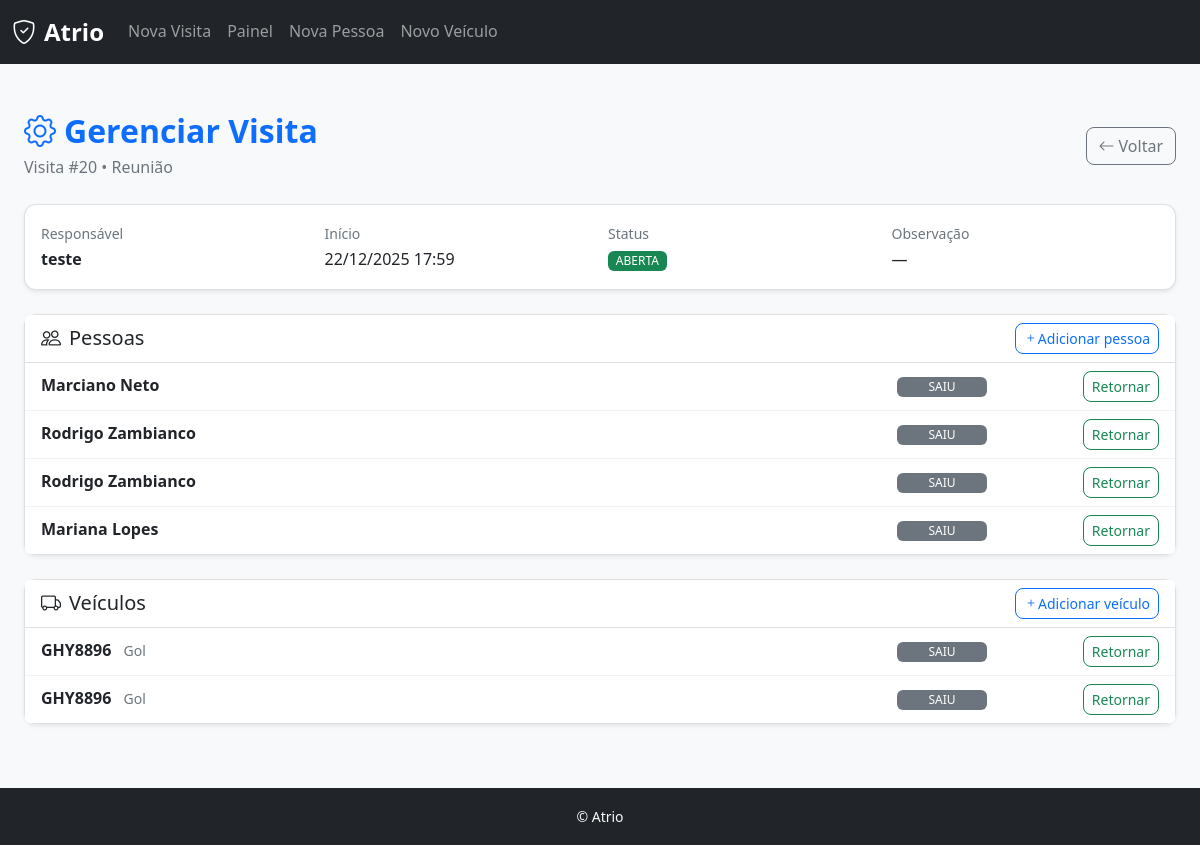
The page /visitas/20/ (signed in) on the database its author committed.
### apps/visitas/models.py (models this page shows, shortened)
class GrupoVisita(models.Model):
    data_entrada = models.DateTimeField(auto_now_add=True)
    data_saida = models.DateTimeField(blank=True, null=True)
    autorizado_por = models.CharField(max_length=200, blank=True, null=True)
    motivo = models.CharField(max_length=200, blank=True, null=True)
    observacao = models.TextField(blank=True, null=True)

class VisitaPessoa(models.Model):
    grupo = models.ForeignKey(
        GrupoVisita,
        on_delete=models.CASCADE,
        related_name="pessoas"
    )
    pessoa = models.ForeignKey(
        "pessoas.Pessoa",
        on_delete=models.CASCADE
    )
    data_entrada = models.DateTimeField(auto_now_add=True)
    data_saida = models.DateTimeField(blank=True, null=True)

class VisitaVeiculo(models.Model):
    grupo = models.ForeignKey(
        GrupoVisita,
        on_delete=models.CASCADE,
        related_name="veiculos"
    )
    veiculo = models.ForeignKey(
        "veiculos.Veiculo",
        on_delete=models.CASCADE
    )
    data_entrada = models.DateTimeField(auto_now_add=True)
    data_saida = models.DateTimeField(blank=True, null=True)

### apps/pessoas/models.py (models this page shows, shortened)
class Pessoa(models.Model):
    TIPO_CHOICES = [
        ("visitante", "Visitante"),
        ("funcionario", "Funcionário"),
        ("motorista", "Motorista"),
    ]
    nome = models.CharField(max_length=200)
    empresa = models.CharField(max_length=200, blank=True, null=True)
    tipo = models.CharField(max_length=20, choices=TIPO_CHOICES, blank=True, null=True)
    observacao = models.TextField(blank=True, null=True)
    criado_em = models.DateTimeField(auto_now_add=True)
    class Meta:
        app_label = "pessoas"

### apps/veiculos/models.py (models this page shows, shortened)
class Veiculo(models.Model):
    placa = models.CharField(max_length=7, unique=True)
    modelo = models.CharField(max_length=100, blank=True, null=True)
    cor = models.CharField(max_length=50, blank=True, null=True)
    empresa = models.CharField(max_length=200, blank=True, null=True)
    tipo = models.CharField(max_length=50, blank=True, null=True)
    observacao = models.TextField(blank=True, null=True)
    criado_em = models.DateTimeField(auto_now_add=True)
    class Meta:
        app_label = "veiculos"

### apps/ui/views.py (the view)
# urls.py: path('visitas/<int:id>/', views.gerenciar_visita, name='gerenciar_visita'),
@login_required
def gerenciar_visita(request, id):
    visita = get_object_or_404(GrupoVisita, pk=id)
    pessoas = VisitaPessoa.objects.filter(grupo=visita).select_related("pessoa")
    veiculos = VisitaVeiculo.objects.filter(grupo=visita).select_related("veiculo")
    return render(request, "ui/gerenciar_visita.html", {
        "visita": visita,
        "pessoas": pessoas,
        "veiculos": veiculos,
    })

### apps/ui/templates/ui/gerenciar_visita.html (shortened to what this page needs)
{% extends "ui/base.html" %}
{% load static %}
{% block content %}
<div class="container-fluid py-4">
  <div class="d-flex justify-content-between align-items-center mb-4">
    <div>
      <h2 class="fw-bold text-primary mb-1">
        <i class="bi bi-gear me-2"></i>Gerenciar Visita
      </h2>
      <p class="text-muted mb-0">
        Visita #{{ visita.id }} • {{ visita.motivo }}
      </p>
    </div>
    <div class="d-flex gap-2">
      <a href="{% url 'ui:visitas' %}" class="btn btn-outline-secondary" id="btnVoltarVisitas" data-default-url="{% url 'ui:visitas' %}">
        <i class="bi bi-arrow-left me-1"></i>Voltar
      </a>
    </div>
  </div>
  <div class="card mb-4">
    <div class="card-body">
      <div class="row g-3">
        <div class="col-md-3">
          <small class="text-muted">Responsável</small>
          <div class="fw-semibold">{{ visita.autorizado_por }}</div>
        </div>
        <div class="col-md-3">
          <small class="text-muted">Início</small>
          <div>{{ visita.data_entrada|date:"d/m/Y H:i" }}</div>
        </div>
        <div class="col-md-3">
          <small class="text-muted">Status</small><br>
          <span class="badge bg-success">ABERTA</span>
        </div>
        <div class="col-md-3">
          <small class="text-muted">Observação</small>
          <div>{{ visita.observacao|default:"—" }}</div>
        </div>
      </div>
    </div>
  </div>
  <div class="card mb-4">
    <div class="card-header d-flex justify-content-between align-items-center">
      <h5 class="mb-0">
        <i class="bi bi-people me-2"></i>Pessoas
      </h5>
      <button
        class="btn btn-sm btn-outline-primary"
        onclick="mostrarBuscaPessoa()">
        <i class="bi bi-plus"></i>Adicionar pessoa
      </button>
    </div>
    <ul class="list-group list-group-flush">
      {% for p in pessoas %}
        <li class="list-group-item">
          <div class="linha-visita">
            <div class="col-nome">
              <strong>{{ p.pessoa.nome }}</strong>
            </div>
            <div>
              {% if p.data_saida %}
                <span class="badge bg-secondary status-badge">SAIU</span>
              {% else %}
                <span class="badge bg-success status-badge">DENTRO</span>
              {% endif %}
            </div>
            <div class="col-acao">
              {% if p.data_saida %}
                <button class="btn btn-sm btn-outline-success"
                        onclick="registrarEntradaPessoa({{ p.id }})">
                  Retornar
                </button>
              {% else %}
                <button class="btn btn-sm btn-outline-danger"
                        onclick="registrarSaidaPessoa({{ p.id }})">
                  Registrar saída
                </button>
              {% endif %}
            </div>
          </div>
        </li>
      {% endfor %}
    </ul>
  </div>
  <div class="card">
    <div class="card-header d-flex justify-content-between align-items-center">
      <h5 class="mb-0">
        <i class="bi bi-truck me-2"></i>Veículos
      </h5>
      <button
        class="btn btn-sm btn-outline-primary"
        onclick="mostrarBuscaVeiculo()">
        <i class="bi bi-plus"></i>Adicionar veículo
      </button>
    </div>
    <ul class="list-group list-group-flush">
      {% for v in veiculos %}
        <li class="list-group-item">
          <div class="linha-visita">
            <div class="col-nome">
              <strong>{{ v.veiculo.placa }}</strong>
              <small class="text-muted ms-2">{{ v.veiculo.modelo }}</small>
            </div>
            <div>
              {% if v.data_saida %}
                <span class="badge bg-secondary status-badge">SAIU</span>
              {% else %}
                <span class="badge bg-success status-badge">DENTRO</span>
              {% endif %}
            </div>
            <div class="col-acao">
              {% if v.data_saida %}
                <button class="btn btn-sm btn-outline-success"
                        onclick="registrarEntradaVeiculo({{ v.id }})">
                  Retornar
                </button>
              {% else %}
                <button class="btn btn-sm btn-outline-danger"
                        onclick="registrarSaidaVeiculo({{ v.id }})">
                  Registrar saída
                </button>
              {% endif %}
            </div>
          </div>
        </li>
      {% endfor %}
    </ul>
  </div>
</div>
{% endblock %}

### apps/ui/static/css/estilos.css (style rules this page uses)
:root { --primary-color: #0d6efd; --secondary-color: #6c757d; --success-color: #198754; --warning-color: #ffc107; --danger-color: #dc3545; --light-color: #f8f9fa; --dark-color: #212529; --border-radius: 0.75rem; --box-shadow: 0 2px 4px rgba(0,0,0,0.08); --box-shadow-hover: 0 4px 8px rgba(0,0,0,0.12); }
body { background-color: var(--light-color); font-family: 'Segoe UI', Tahoma, Geneva, Verdana, sans-serif; line-height: 1.6; }
.card { border-radius: var(--border-radius); box-shadow: var(--box-shadow); border: 1px solid rgba(0,0,0,.125); margin-bottom: 1rem; transition: all 0.2s ease; }
.card-header { background: #fff; font-weight: 600; border-bottom: 1px solid rgba(0,0,0,.125); }
.btn { border-radius: 0.5rem; font-weight: 500; transition: all 0.2s ease; }
.badge { font-weight: 500; padding: 0.35em 0.65em; }
.list-group-item { border: none; border-bottom: 1px solid #f1f1f1; transition: background-color 0.2s ease; }
.list-group-item:last-child { border-bottom: none; }
.text-muted { color: #6c757d !important; }

### apps/ui/templates/ui/gerenciar_visita.html (style rules this page uses)
.linha-visita { display: grid; grid-template-columns: 1fr 90px 160px; align-items: center; column-gap: 12px; }
.col-nome { min-width: 0; white-space: nowrap; overflow: hidden; text-overflow: ellipsis; }
.status-badge { display: inline-block; width: 90px; text-align: center; }
.col-acao { text-align: right; }

### rows shown on the page
GrupoVisita: id "20", motivo "Reunião", autorizado_por "teste", data_entrada "22/12/2025 17:59", observacao "—"
VisitaPessoa: pessoa.nome "Marciano Neto", shows "SAIU"
VisitaPessoa: pessoa.nome "Rodrigo Zambianco", shows "SAIU"
VisitaPessoa: pessoa.nome "Rodrigo Zambianco", shows "SAIU"
VisitaPessoa: pessoa.nome "Mariana Lopes", shows "SAIU"
VisitaVeiculo: veiculo.placa "GHY8896", veiculo.modelo "Gol", shows "SAIU"
VisitaVeiculo: veiculo.placa "GHY8896", veiculo.modelo "Gol", shows "SAIU"
